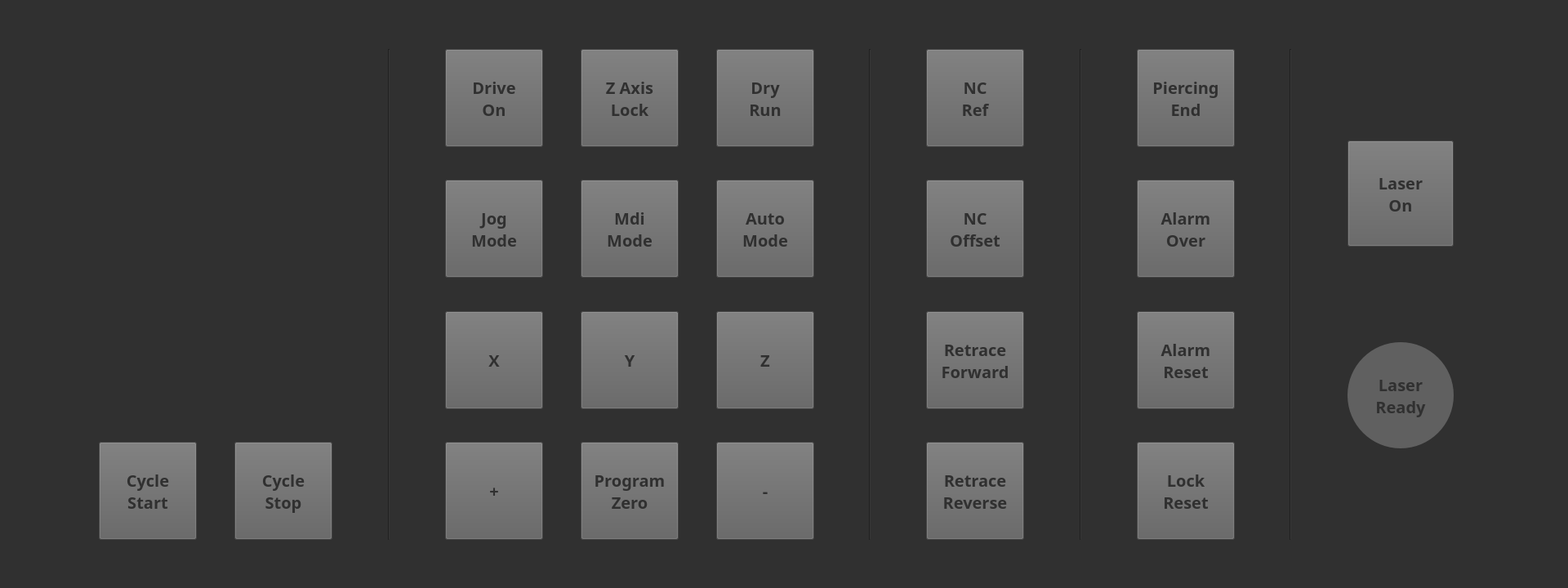
<?xml version="1.0" encoding="UTF-8"?>
<ui version="4.0">
 <author>Rajdeep Das</author>
 <class>MainWindow</class>
 <widget class="QMainWindow" name="MainWindow">
  <property name="geometry">
   <rect>
    <x>0</x>
    <y>0</y>
    <width>1920</width>
    <height>720</height>
   </rect>
  </property>
  <property name="sizePolicy">
   <sizepolicy hsizetype="Preferred" vsizetype="Preferred">
    <horstretch>0</horstretch>
    <verstretch>0</verstretch>
   </sizepolicy>
  </property>
  <property name="minimumSize">
   <size>
    <width>1920</width>
    <height>720</height>
   </size>
  </property>
  <property name="maximumSize">
   <size>
    <width>1920</width>
    <height>720</height>
   </size>
  </property>
  <property name="font">
   <font>
    <pointsize>8</pointsize>
    <bold>false</bold>
   </font>
  </property>
  <property name="windowTitle">
   <string>Machine Control Panel</string>
  </property>
  <property name="styleSheet">
   <string notr="true">background-color: rgb(48, 48, 48);</string>
  </property>
  <widget class="QWidget" name="centralwidget">
   <widget class="QWidget" name="layoutWidget">
    <property name="geometry">
     <rect>
      <x>60</x>
      <y>60</y>
      <width>1781</width>
      <height>601</height>
     </rect>
    </property>
    <layout class="QHBoxLayout" name="horizontalLayout">
     <item>
      <spacer name="horizontalSpacer">
       <property name="orientation">
        <enum>Qt::Horizontal</enum>
       </property>
       <property name="sizeHint" stdset="0">
        <size>
         <width>40</width>
         <height>20</height>
        </size>
       </property>
      </spacer>
     </item>
     <item>
      <layout class="QVBoxLayout" name="verticalLayout">
       <item>
        <widget class="QLabel" name="proteck_logo_2">
         <property name="maximumSize">
          <size>
           <width>300</width>
           <height>100</height>
          </size>
         </property>
         <property name="text">
          <string/>
         </property>
         <property name="pixmap">
          <pixmap>images/proteck.png</pixmap>
         </property>
         <property name="scaledContents">
          <bool>true</bool>
         </property>
        </widget>
       </item>
       <item>
        <spacer name="verticalSpacer_13">
         <property name="orientation">
          <enum>Qt::Vertical</enum>
         </property>
         <property name="sizeHint" stdset="0">
          <size>
           <width>20</width>
           <height>40</height>
          </size>
         </property>
        </spacer>
       </item>
       <item>
        <widget class="QLabel" name="label_2">
         <property name="maximumSize">
          <size>
           <width>280</width>
           <height>40</height>
          </size>
         </property>
         <property name="text">
          <string/>
         </property>
         <property name="pixmap">
          <pixmap>images/prolaser dyna.png</pixmap>
         </property>
         <property name="scaledContents">
          <bool>true</bool>
         </property>
        </widget>
       </item>
       <item>
        <spacer name="verticalSpacer_16">
         <property name="orientation">
          <enum>Qt::Vertical</enum>
         </property>
         <property name="sizeHint" stdset="0">
          <size>
           <width>20</width>
           <height>40</height>
          </size>
         </property>
        </spacer>
       </item>
       <item>
        <spacer name="verticalSpacer_12">
         <property name="orientation">
          <enum>Qt::Vertical</enum>
         </property>
         <property name="sizeHint" stdset="0">
          <size>
           <width>20</width>
           <height>40</height>
          </size>
         </property>
        </spacer>
       </item>
       <item>
        <spacer name="verticalSpacer_15">
         <property name="orientation">
          <enum>Qt::Vertical</enum>
         </property>
         <property name="sizeHint" stdset="0">
          <size>
           <width>20</width>
           <height>40</height>
          </size>
         </property>
        </spacer>
       </item>
       <item>
        <spacer name="verticalSpacer">
         <property name="orientation">
          <enum>Qt::Vertical</enum>
         </property>
         <property name="sizeHint" stdset="0">
          <size>
           <width>20</width>
           <height>40</height>
          </size>
         </property>
        </spacer>
       </item>
       <item>
        <layout class="QHBoxLayout" name="horizontalLayout_3">
         <item>
          <widget class="QPushButton" name="cycleStartButton">
           <property name="minimumSize">
            <size>
             <width>120</width>
             <height>120</height>
            </size>
           </property>
           <property name="maximumSize">
            <size>
             <width>120</width>
             <height>120</height>
            </size>
           </property>
           <property name="font">
            <font>
             <family>Century Gothic</family>
             <pointsize>15</pointsize>
             <bold>true</bold>
            </font>
           </property>
           <property name="styleSheet">
            <string notr="true">background-color: rgb(96, 96, 96);
color: rgb(48, 48, 48);</string>
           </property>
           <property name="text">
            <string>Cycle
Start</string>
           </property>
           <property name="iconSize">
            <size>
             <width>120</width>
             <height>120</height>
            </size>
           </property>
           <property name="checkable">
            <bool>false</bool>
           </property>
           <property name="flat">
            <bool>false</bool>
           </property>
          </widget>
         </item>
         <item>
          <spacer name="horizontalSpacer_2">
           <property name="orientation">
            <enum>Qt::Horizontal</enum>
           </property>
           <property name="sizeHint" stdset="0">
            <size>
             <width>40</width>
             <height>20</height>
            </size>
           </property>
          </spacer>
         </item>
         <item>
          <widget class="QPushButton" name="cycleStopButton">
           <property name="minimumSize">
            <size>
             <width>120</width>
             <height>120</height>
            </size>
           </property>
           <property name="maximumSize">
            <size>
             <width>120</width>
             <height>120</height>
            </size>
           </property>
           <property name="font">
            <font>
             <family>Century Gothic</family>
             <pointsize>15</pointsize>
             <bold>true</bold>
            </font>
           </property>
           <property name="styleSheet">
            <string notr="true">background-color: rgb(96, 96, 96);
color: rgb(48, 48, 48);</string>
           </property>
           <property name="text">
            <string>Cycle
Stop</string>
           </property>
           <property name="iconSize">
            <size>
             <width>120</width>
             <height>120</height>
            </size>
           </property>
           <property name="checkable">
            <bool>false</bool>
           </property>
           <property name="flat">
            <bool>false</bool>
           </property>
          </widget>
         </item>
        </layout>
       </item>
      </layout>
     </item>
     <item>
      <spacer name="horizontalSpacer_10">
       <property name="orientation">
        <enum>Qt::Horizontal</enum>
       </property>
       <property name="sizeHint" stdset="0">
        <size>
         <width>40</width>
         <height>20</height>
        </size>
       </property>
      </spacer>
     </item>
     <item>
      <widget class="Line" name="line">
       <property name="font">
        <font>
         <pointsize>12</pointsize>
         <italic>true</italic>
         <bold>false</bold>
        </font>
       </property>
       <property name="orientation">
        <enum>Qt::Vertical</enum>
       </property>
      </widget>
     </item>
     <item>
      <spacer name="horizontalSpacer_6">
       <property name="orientation">
        <enum>Qt::Horizontal</enum>
       </property>
       <property name="sizeHint" stdset="0">
        <size>
         <width>40</width>
         <height>20</height>
        </size>
       </property>
      </spacer>
     </item>
     <item>
      <layout class="QGridLayout" name="gridLayout_2">
       <item row="4" column="0">
        <widget class="QPushButton" name="xButton">
         <property name="minimumSize">
          <size>
           <width>120</width>
           <height>120</height>
          </size>
         </property>
         <property name="maximumSize">
          <size>
           <width>120</width>
           <height>120</height>
          </size>
         </property>
         <property name="font">
          <font>
           <family>Century Gothic</family>
           <pointsize>15</pointsize>
           <bold>true</bold>
          </font>
         </property>
         <property name="autoFillBackground">
          <bool>false</bool>
         </property>
         <property name="styleSheet">
          <string notr="true">background-color: rgb(96, 96, 96);
color: rgb(48, 48, 48);</string>
         </property>
         <property name="text">
          <string>X</string>
         </property>
         <property name="iconSize">
          <size>
           <width>120</width>
           <height>120</height>
          </size>
         </property>
         <property name="checkable">
          <bool>false</bool>
         </property>
         <property name="checked">
          <bool>false</bool>
         </property>
         <property name="flat">
          <bool>false</bool>
         </property>
        </widget>
       </item>
       <item row="2" column="2">
        <widget class="QPushButton" name="mdiButton">
         <property name="minimumSize">
          <size>
           <width>120</width>
           <height>120</height>
          </size>
         </property>
         <property name="maximumSize">
          <size>
           <width>120</width>
           <height>120</height>
          </size>
         </property>
         <property name="font">
          <font>
           <family>Century Gothic</family>
           <pointsize>15</pointsize>
           <bold>true</bold>
          </font>
         </property>
         <property name="autoFillBackground">
          <bool>false</bool>
         </property>
         <property name="styleSheet">
          <string notr="true">background-color: rgb(96, 96, 96);
color: rgb(48, 48, 48);</string>
         </property>
         <property name="text">
          <string>Mdi
Mode</string>
         </property>
         <property name="iconSize">
          <size>
           <width>120</width>
           <height>120</height>
          </size>
         </property>
         <property name="checkable">
          <bool>false</bool>
         </property>
         <property name="checked">
          <bool>false</bool>
         </property>
         <property name="flat">
          <bool>false</bool>
         </property>
        </widget>
       </item>
       <item row="1" column="0">
        <spacer name="verticalSpacer_3">
         <property name="orientation">
          <enum>Qt::Vertical</enum>
         </property>
         <property name="sizeHint" stdset="0">
          <size>
           <width>20</width>
           <height>40</height>
          </size>
         </property>
        </spacer>
       </item>
       <item row="3" column="0">
        <spacer name="verticalSpacer_4">
         <property name="orientation">
          <enum>Qt::Vertical</enum>
         </property>
         <property name="sizeHint" stdset="0">
          <size>
           <width>20</width>
           <height>40</height>
          </size>
         </property>
        </spacer>
       </item>
       <item row="2" column="0">
        <widget class="QPushButton" name="jogButton">
         <property name="minimumSize">
          <size>
           <width>120</width>
           <height>120</height>
          </size>
         </property>
         <property name="maximumSize">
          <size>
           <width>120</width>
           <height>120</height>
          </size>
         </property>
         <property name="font">
          <font>
           <family>Century Gothic</family>
           <pointsize>15</pointsize>
           <bold>true</bold>
          </font>
         </property>
         <property name="autoFillBackground">
          <bool>false</bool>
         </property>
         <property name="styleSheet">
          <string notr="true">background-color: rgb(96, 96, 96);
color: rgb(48, 48, 48);</string>
         </property>
         <property name="text">
          <string>Jog
Mode</string>
         </property>
         <property name="iconSize">
          <size>
           <width>120</width>
           <height>120</height>
          </size>
         </property>
         <property name="checkable">
          <bool>false</bool>
         </property>
         <property name="checked">
          <bool>false</bool>
         </property>
         <property name="flat">
          <bool>false</bool>
         </property>
        </widget>
       </item>
       <item row="0" column="1">
        <spacer name="horizontalSpacer_3">
         <property name="orientation">
          <enum>Qt::Horizontal</enum>
         </property>
         <property name="sizeHint" stdset="0">
          <size>
           <width>40</width>
           <height>20</height>
          </size>
         </property>
        </spacer>
       </item>
       <item row="5" column="0">
        <spacer name="verticalSpacer_5">
         <property name="orientation">
          <enum>Qt::Vertical</enum>
         </property>
         <property name="sizeHint" stdset="0">
          <size>
           <width>20</width>
           <height>40</height>
          </size>
         </property>
        </spacer>
       </item>
       <item row="2" column="4">
        <widget class="QPushButton" name="autoButton">
         <property name="minimumSize">
          <size>
           <width>120</width>
           <height>120</height>
          </size>
         </property>
         <property name="maximumSize">
          <size>
           <width>120</width>
           <height>120</height>
          </size>
         </property>
         <property name="font">
          <font>
           <family>Century Gothic</family>
           <pointsize>15</pointsize>
           <bold>true</bold>
          </font>
         </property>
         <property name="autoFillBackground">
          <bool>false</bool>
         </property>
         <property name="styleSheet">
          <string notr="true">background-color: rgb(96, 96, 96);
color: rgb(48, 48, 48);</string>
         </property>
         <property name="text">
          <string>Auto
Mode</string>
         </property>
         <property name="iconSize">
          <size>
           <width>120</width>
           <height>120</height>
          </size>
         </property>
         <property name="checkable">
          <bool>false</bool>
         </property>
         <property name="checked">
          <bool>false</bool>
         </property>
         <property name="flat">
          <bool>false</bool>
         </property>
        </widget>
       </item>
       <item row="6" column="0">
        <widget class="QPushButton" name="plusButton">
         <property name="minimumSize">
          <size>
           <width>120</width>
           <height>120</height>
          </size>
         </property>
         <property name="maximumSize">
          <size>
           <width>120</width>
           <height>120</height>
          </size>
         </property>
         <property name="font">
          <font>
           <family>Century Gothic</family>
           <pointsize>15</pointsize>
           <bold>true</bold>
          </font>
         </property>
         <property name="autoFillBackground">
          <bool>false</bool>
         </property>
         <property name="styleSheet">
          <string notr="true">background-color: rgb(96, 96, 96);
color: rgb(48, 48, 48);</string>
         </property>
         <property name="text">
          <string>+</string>
         </property>
         <property name="iconSize">
          <size>
           <width>120</width>
           <height>120</height>
          </size>
         </property>
         <property name="checkable">
          <bool>false</bool>
         </property>
         <property name="checked">
          <bool>false</bool>
         </property>
         <property name="flat">
          <bool>false</bool>
         </property>
        </widget>
       </item>
       <item row="0" column="3">
        <spacer name="horizontalSpacer_4">
         <property name="orientation">
          <enum>Qt::Horizontal</enum>
         </property>
         <property name="sizeHint" stdset="0">
          <size>
           <width>40</width>
           <height>20</height>
          </size>
         </property>
        </spacer>
       </item>
       <item row="0" column="4">
        <widget class="QPushButton" name="dryRunButton">
         <property name="minimumSize">
          <size>
           <width>120</width>
           <height>120</height>
          </size>
         </property>
         <property name="maximumSize">
          <size>
           <width>120</width>
           <height>120</height>
          </size>
         </property>
         <property name="font">
          <font>
           <family>Century Gothic</family>
           <pointsize>15</pointsize>
           <bold>true</bold>
          </font>
         </property>
         <property name="autoFillBackground">
          <bool>false</bool>
         </property>
         <property name="styleSheet">
          <string notr="true">background-color: rgb(96, 96, 96);
color: rgb(48, 48, 48);</string>
         </property>
         <property name="text">
          <string>Dry
Run</string>
         </property>
         <property name="iconSize">
          <size>
           <width>120</width>
           <height>120</height>
          </size>
         </property>
         <property name="checkable">
          <bool>false</bool>
         </property>
         <property name="checked">
          <bool>false</bool>
         </property>
         <property name="flat">
          <bool>false</bool>
         </property>
        </widget>
       </item>
       <item row="4" column="4">
        <widget class="QPushButton" name="zButton">
         <property name="minimumSize">
          <size>
           <width>120</width>
           <height>120</height>
          </size>
         </property>
         <property name="maximumSize">
          <size>
           <width>120</width>
           <height>120</height>
          </size>
         </property>
         <property name="font">
          <font>
           <family>Century Gothic</family>
           <pointsize>15</pointsize>
           <bold>true</bold>
          </font>
         </property>
         <property name="autoFillBackground">
          <bool>false</bool>
         </property>
         <property name="styleSheet">
          <string notr="true">background-color: rgb(96, 96, 96);
color: rgb(48, 48, 48);</string>
         </property>
         <property name="text">
          <string>Z</string>
         </property>
         <property name="iconSize">
          <size>
           <width>120</width>
           <height>120</height>
          </size>
         </property>
         <property name="checkable">
          <bool>false</bool>
         </property>
         <property name="checked">
          <bool>false</bool>
         </property>
         <property name="flat">
          <bool>false</bool>
         </property>
        </widget>
       </item>
       <item row="6" column="4">
        <widget class="QPushButton" name="minusButton">
         <property name="minimumSize">
          <size>
           <width>120</width>
           <height>120</height>
          </size>
         </property>
         <property name="maximumSize">
          <size>
           <width>120</width>
           <height>120</height>
          </size>
         </property>
         <property name="font">
          <font>
           <family>Century Gothic</family>
           <pointsize>15</pointsize>
           <bold>true</bold>
          </font>
         </property>
         <property name="autoFillBackground">
          <bool>false</bool>
         </property>
         <property name="styleSheet">
          <string notr="true">background-color: rgb(96, 96, 96);
color: rgb(48, 48, 48);</string>
         </property>
         <property name="text">
          <string>-</string>
         </property>
         <property name="iconSize">
          <size>
           <width>120</width>
           <height>120</height>
          </size>
         </property>
         <property name="checkable">
          <bool>false</bool>
         </property>
         <property name="checked">
          <bool>false</bool>
         </property>
         <property name="flat">
          <bool>false</bool>
         </property>
        </widget>
       </item>
       <item row="6" column="2">
        <widget class="QPushButton" name="vvvButton">
         <property name="minimumSize">
          <size>
           <width>120</width>
           <height>120</height>
          </size>
         </property>
         <property name="maximumSize">
          <size>
           <width>120</width>
           <height>120</height>
          </size>
         </property>
         <property name="font">
          <font>
           <family>Century Gothic</family>
           <pointsize>15</pointsize>
           <bold>true</bold>
          </font>
         </property>
         <property name="autoFillBackground">
          <bool>false</bool>
         </property>
         <property name="styleSheet">
          <string notr="true">background-color: rgb(96, 96, 96);
color: rgb(48, 48, 48);</string>
         </property>
         <property name="text">
          <string>Program
Zero</string>
         </property>
         <property name="iconSize">
          <size>
           <width>120</width>
           <height>120</height>
          </size>
         </property>
         <property name="checkable">
          <bool>false</bool>
         </property>
         <property name="checked">
          <bool>false</bool>
         </property>
         <property name="flat">
          <bool>false</bool>
         </property>
        </widget>
       </item>
       <item row="4" column="2">
        <widget class="QPushButton" name="yButton">
         <property name="minimumSize">
          <size>
           <width>120</width>
           <height>120</height>
          </size>
         </property>
         <property name="maximumSize">
          <size>
           <width>120</width>
           <height>120</height>
          </size>
         </property>
         <property name="font">
          <font>
           <family>Century Gothic</family>
           <pointsize>15</pointsize>
           <bold>true</bold>
          </font>
         </property>
         <property name="autoFillBackground">
          <bool>false</bool>
         </property>
         <property name="styleSheet">
          <string notr="true">background-color: rgb(96, 96, 96);
color: rgb(48, 48, 48);</string>
         </property>
         <property name="text">
          <string>Y</string>
         </property>
         <property name="iconSize">
          <size>
           <width>120</width>
           <height>120</height>
          </size>
         </property>
         <property name="checkable">
          <bool>false</bool>
         </property>
         <property name="checked">
          <bool>false</bool>
         </property>
         <property name="flat">
          <bool>false</bool>
         </property>
        </widget>
       </item>
       <item row="0" column="2">
        <widget class="QPushButton" name="zLockButton">
         <property name="minimumSize">
          <size>
           <width>120</width>
           <height>120</height>
          </size>
         </property>
         <property name="maximumSize">
          <size>
           <width>120</width>
           <height>120</height>
          </size>
         </property>
         <property name="font">
          <font>
           <family>Century Gothic</family>
           <pointsize>15</pointsize>
           <bold>true</bold>
          </font>
         </property>
         <property name="autoFillBackground">
          <bool>false</bool>
         </property>
         <property name="styleSheet">
          <string notr="true">background-color: rgb(96, 96, 96);
color: rgb(48, 48, 48);</string>
         </property>
         <property name="text">
          <string>Z Axis
Lock</string>
         </property>
         <property name="iconSize">
          <size>
           <width>120</width>
           <height>120</height>
          </size>
         </property>
         <property name="checkable">
          <bool>false</bool>
         </property>
         <property name="checked">
          <bool>false</bool>
         </property>
         <property name="flat">
          <bool>false</bool>
         </property>
        </widget>
       </item>
       <item row="0" column="0">
        <widget class="QPushButton" name="drvButton">
         <property name="minimumSize">
          <size>
           <width>120</width>
           <height>120</height>
          </size>
         </property>
         <property name="maximumSize">
          <size>
           <width>120</width>
           <height>120</height>
          </size>
         </property>
         <property name="font">
          <font>
           <family>Century Gothic</family>
           <pointsize>15</pointsize>
           <bold>true</bold>
          </font>
         </property>
         <property name="autoFillBackground">
          <bool>false</bool>
         </property>
         <property name="styleSheet">
          <string notr="true">background-color: rgb(96, 96, 96);
color: rgb(48, 48, 48);</string>
         </property>
         <property name="text">
          <string>Drive
On</string>
         </property>
         <property name="iconSize">
          <size>
           <width>120</width>
           <height>120</height>
          </size>
         </property>
         <property name="checkable">
          <bool>false</bool>
         </property>
         <property name="checked">
          <bool>false</bool>
         </property>
         <property name="flat">
          <bool>false</bool>
         </property>
        </widget>
       </item>
      </layout>
     </item>
     <item>
      <spacer name="horizontalSpacer_7">
       <property name="orientation">
        <enum>Qt::Horizontal</enum>
       </property>
       <property name="sizeHint" stdset="0">
        <size>
         <width>40</width>
         <height>20</height>
        </size>
       </property>
      </spacer>
     </item>
     <item>
      <widget class="Line" name="line_2">
       <property name="font">
        <font>
         <pointsize>12</pointsize>
         <italic>true</italic>
         <bold>false</bold>
        </font>
       </property>
       <property name="orientation">
        <enum>Qt::Vertical</enum>
       </property>
      </widget>
     </item>
     <item>
      <spacer name="horizontalSpacer_12">
       <property name="orientation">
        <enum>Qt::Horizontal</enum>
       </property>
       <property name="sizeHint" stdset="0">
        <size>
         <width>40</width>
         <height>20</height>
        </size>
       </property>
      </spacer>
     </item>
     <item>
      <layout class="QGridLayout" name="gridLayout_3">
       <item row="0" column="0">
        <widget class="QPushButton" name="ncRefButton">
         <property name="minimumSize">
          <size>
           <width>120</width>
           <height>120</height>
          </size>
         </property>
         <property name="maximumSize">
          <size>
           <width>120</width>
           <height>120</height>
          </size>
         </property>
         <property name="font">
          <font>
           <family>Century Gothic</family>
           <pointsize>15</pointsize>
           <bold>true</bold>
          </font>
         </property>
         <property name="autoFillBackground">
          <bool>false</bool>
         </property>
         <property name="styleSheet">
          <string notr="true">background-color: rgb(96, 96, 96);
color: rgb(48, 48, 48);</string>
         </property>
         <property name="text">
          <string>NC
Ref</string>
         </property>
         <property name="iconSize">
          <size>
           <width>120</width>
           <height>120</height>
          </size>
         </property>
         <property name="checkable">
          <bool>false</bool>
         </property>
         <property name="checked">
          <bool>false</bool>
         </property>
         <property name="flat">
          <bool>false</bool>
         </property>
        </widget>
       </item>
       <item row="2" column="0">
        <widget class="QPushButton" name="ncOffsetButton">
         <property name="minimumSize">
          <size>
           <width>120</width>
           <height>120</height>
          </size>
         </property>
         <property name="maximumSize">
          <size>
           <width>120</width>
           <height>120</height>
          </size>
         </property>
         <property name="font">
          <font>
           <family>Century Gothic</family>
           <pointsize>15</pointsize>
           <bold>true</bold>
          </font>
         </property>
         <property name="autoFillBackground">
          <bool>false</bool>
         </property>
         <property name="styleSheet">
          <string notr="true">background-color: rgb(96, 96, 96);
color: rgb(48, 48, 48);</string>
         </property>
         <property name="text">
          <string>NC
Offset</string>
         </property>
         <property name="iconSize">
          <size>
           <width>120</width>
           <height>120</height>
          </size>
         </property>
         <property name="checkable">
          <bool>false</bool>
         </property>
         <property name="checked">
          <bool>false</bool>
         </property>
         <property name="flat">
          <bool>false</bool>
         </property>
        </widget>
       </item>
       <item row="3" column="0">
        <spacer name="verticalSpacer_7">
         <property name="orientation">
          <enum>Qt::Vertical</enum>
         </property>
         <property name="sizeHint" stdset="0">
          <size>
           <width>20</width>
           <height>40</height>
          </size>
         </property>
        </spacer>
       </item>
       <item row="6" column="0">
        <widget class="QPushButton" name="retRevButton">
         <property name="minimumSize">
          <size>
           <width>120</width>
           <height>120</height>
          </size>
         </property>
         <property name="maximumSize">
          <size>
           <width>120</width>
           <height>120</height>
          </size>
         </property>
         <property name="font">
          <font>
           <family>Century Gothic</family>
           <pointsize>15</pointsize>
           <bold>true</bold>
          </font>
         </property>
         <property name="autoFillBackground">
          <bool>false</bool>
         </property>
         <property name="styleSheet">
          <string notr="true">background-color: rgb(96, 96, 96);
color: rgb(48, 48, 48);</string>
         </property>
         <property name="text">
          <string>Retrace
Reverse</string>
         </property>
         <property name="iconSize">
          <size>
           <width>120</width>
           <height>120</height>
          </size>
         </property>
         <property name="checkable">
          <bool>false</bool>
         </property>
         <property name="checked">
          <bool>false</bool>
         </property>
         <property name="flat">
          <bool>false</bool>
         </property>
        </widget>
       </item>
       <item row="4" column="0">
        <widget class="QPushButton" name="retForButton">
         <property name="minimumSize">
          <size>
           <width>120</width>
           <height>120</height>
          </size>
         </property>
         <property name="maximumSize">
          <size>
           <width>120</width>
           <height>120</height>
          </size>
         </property>
         <property name="font">
          <font>
           <family>Century Gothic</family>
           <pointsize>15</pointsize>
           <bold>true</bold>
          </font>
         </property>
         <property name="autoFillBackground">
          <bool>false</bool>
         </property>
         <property name="styleSheet">
          <string notr="true">background-color: rgb(96, 96, 96);
color: rgb(48, 48, 48);</string>
         </property>
         <property name="text">
          <string>Retrace
Forward</string>
         </property>
         <property name="iconSize">
          <size>
           <width>120</width>
           <height>120</height>
          </size>
         </property>
         <property name="checkable">
          <bool>false</bool>
         </property>
         <property name="checked">
          <bool>false</bool>
         </property>
         <property name="flat">
          <bool>false</bool>
         </property>
        </widget>
       </item>
       <item row="5" column="0">
        <spacer name="verticalSpacer_8">
         <property name="orientation">
          <enum>Qt::Vertical</enum>
         </property>
         <property name="sizeHint" stdset="0">
          <size>
           <width>20</width>
           <height>40</height>
          </size>
         </property>
        </spacer>
       </item>
       <item row="1" column="0">
        <spacer name="verticalSpacer_6">
         <property name="orientation">
          <enum>Qt::Vertical</enum>
         </property>
         <property name="sizeHint" stdset="0">
          <size>
           <width>20</width>
           <height>40</height>
          </size>
         </property>
        </spacer>
       </item>
      </layout>
     </item>
     <item>
      <spacer name="horizontalSpacer_8">
       <property name="orientation">
        <enum>Qt::Horizontal</enum>
       </property>
       <property name="sizeHint" stdset="0">
        <size>
         <width>40</width>
         <height>20</height>
        </size>
       </property>
      </spacer>
     </item>
     <item>
      <widget class="Line" name="line_3">
       <property name="font">
        <font>
         <pointsize>12</pointsize>
         <italic>true</italic>
         <bold>false</bold>
        </font>
       </property>
       <property name="orientation">
        <enum>Qt::Vertical</enum>
       </property>
      </widget>
     </item>
     <item>
      <spacer name="horizontalSpacer_13">
       <property name="orientation">
        <enum>Qt::Horizontal</enum>
       </property>
       <property name="sizeHint" stdset="0">
        <size>
         <width>40</width>
         <height>20</height>
        </size>
       </property>
      </spacer>
     </item>
     <item>
      <layout class="QGridLayout" name="gridLayout_4">
       <item row="5" column="0">
        <spacer name="verticalSpacer_11">
         <property name="orientation">
          <enum>Qt::Vertical</enum>
         </property>
         <property name="sizeHint" stdset="0">
          <size>
           <width>20</width>
           <height>40</height>
          </size>
         </property>
        </spacer>
       </item>
       <item row="3" column="0">
        <spacer name="verticalSpacer_10">
         <property name="orientation">
          <enum>Qt::Vertical</enum>
         </property>
         <property name="sizeHint" stdset="0">
          <size>
           <width>20</width>
           <height>40</height>
          </size>
         </property>
        </spacer>
       </item>
       <item row="1" column="0">
        <spacer name="verticalSpacer_9">
         <property name="orientation">
          <enum>Qt::Vertical</enum>
         </property>
         <property name="sizeHint" stdset="0">
          <size>
           <width>20</width>
           <height>40</height>
          </size>
         </property>
        </spacer>
       </item>
       <item row="6" column="0">
        <widget class="QPushButton" name="lockRstButton">
         <property name="minimumSize">
          <size>
           <width>120</width>
           <height>120</height>
          </size>
         </property>
         <property name="maximumSize">
          <size>
           <width>120</width>
           <height>120</height>
          </size>
         </property>
         <property name="font">
          <font>
           <family>Century Gothic</family>
           <pointsize>15</pointsize>
           <bold>true</bold>
          </font>
         </property>
         <property name="autoFillBackground">
          <bool>false</bool>
         </property>
         <property name="styleSheet">
          <string notr="true">background-color: rgb(96, 96, 96);
color: rgb(48, 48, 48);</string>
         </property>
         <property name="text">
          <string>Lock
Reset</string>
         </property>
         <property name="iconSize">
          <size>
           <width>120</width>
           <height>120</height>
          </size>
         </property>
         <property name="checkable">
          <bool>false</bool>
         </property>
         <property name="checked">
          <bool>false</bool>
         </property>
         <property name="flat">
          <bool>false</bool>
         </property>
        </widget>
       </item>
       <item row="2" column="0">
        <widget class="QPushButton" name="almOvrButton">
         <property name="minimumSize">
          <size>
           <width>120</width>
           <height>120</height>
          </size>
         </property>
         <property name="maximumSize">
          <size>
           <width>120</width>
           <height>120</height>
          </size>
         </property>
         <property name="font">
          <font>
           <family>Century Gothic</family>
           <pointsize>15</pointsize>
           <bold>true</bold>
          </font>
         </property>
         <property name="autoFillBackground">
          <bool>false</bool>
         </property>
         <property name="styleSheet">
          <string notr="true">background-color: rgb(96, 96, 96);
color: rgb(48, 48, 48);</string>
         </property>
         <property name="text">
          <string>Alarm
Over</string>
         </property>
         <property name="iconSize">
          <size>
           <width>120</width>
           <height>120</height>
          </size>
         </property>
         <property name="checkable">
          <bool>false</bool>
         </property>
         <property name="checked">
          <bool>false</bool>
         </property>
         <property name="flat">
          <bool>false</bool>
         </property>
        </widget>
       </item>
       <item row="0" column="0">
        <widget class="QPushButton" name="prcEndButton">
         <property name="minimumSize">
          <size>
           <width>120</width>
           <height>120</height>
          </size>
         </property>
         <property name="maximumSize">
          <size>
           <width>120</width>
           <height>120</height>
          </size>
         </property>
         <property name="font">
          <font>
           <family>Century Gothic</family>
           <pointsize>15</pointsize>
           <bold>true</bold>
          </font>
         </property>
         <property name="autoFillBackground">
          <bool>false</bool>
         </property>
         <property name="styleSheet">
          <string notr="true">background-color: rgb(96, 96, 96);
color: rgb(48, 48, 48);</string>
         </property>
         <property name="text">
          <string>Piercing
End</string>
         </property>
         <property name="iconSize">
          <size>
           <width>120</width>
           <height>120</height>
          </size>
         </property>
         <property name="checkable">
          <bool>false</bool>
         </property>
         <property name="checked">
          <bool>false</bool>
         </property>
         <property name="flat">
          <bool>false</bool>
         </property>
        </widget>
       </item>
       <item row="4" column="0">
        <widget class="QPushButton" name="almRstButton">
         <property name="minimumSize">
          <size>
           <width>120</width>
           <height>120</height>
          </size>
         </property>
         <property name="maximumSize">
          <size>
           <width>120</width>
           <height>120</height>
          </size>
         </property>
         <property name="font">
          <font>
           <family>Century Gothic</family>
           <pointsize>15</pointsize>
           <bold>true</bold>
          </font>
         </property>
         <property name="autoFillBackground">
          <bool>false</bool>
         </property>
         <property name="styleSheet">
          <string notr="true">background-color: rgb(96, 96, 96);
color: rgb(48, 48, 48);</string>
         </property>
         <property name="text">
          <string>Alarm
Reset</string>
         </property>
         <property name="iconSize">
          <size>
           <width>120</width>
           <height>120</height>
          </size>
         </property>
         <property name="checkable">
          <bool>false</bool>
         </property>
         <property name="checked">
          <bool>false</bool>
         </property>
         <property name="flat">
          <bool>false</bool>
         </property>
        </widget>
       </item>
      </layout>
     </item>
     <item>
      <spacer name="horizontalSpacer_9">
       <property name="orientation">
        <enum>Qt::Horizontal</enum>
       </property>
       <property name="sizeHint" stdset="0">
        <size>
         <width>40</width>
         <height>20</height>
        </size>
       </property>
      </spacer>
     </item>
     <item>
      <widget class="Line" name="line_4">
       <property name="font">
        <font>
         <pointsize>12</pointsize>
         <italic>true</italic>
         <bold>false</bold>
        </font>
       </property>
       <property name="orientation">
        <enum>Qt::Vertical</enum>
       </property>
      </widget>
     </item>
     <item>
      <spacer name="horizontalSpacer_11">
       <property name="orientation">
        <enum>Qt::Horizontal</enum>
       </property>
       <property name="sizeHint" stdset="0">
        <size>
         <width>40</width>
         <height>20</height>
        </size>
       </property>
      </spacer>
     </item>
     <item>
      <layout class="QGridLayout" name="gridLayout_5">
       <item row="1" column="0">
        <widget class="QPushButton" name="laserOnButton">
         <property name="minimumSize">
          <size>
           <width>130</width>
           <height>130</height>
          </size>
         </property>
         <property name="maximumSize">
          <size>
           <width>130</width>
           <height>130</height>
          </size>
         </property>
         <property name="font">
          <font>
           <family>Century Gothic</family>
           <pointsize>15</pointsize>
           <bold>true</bold>
          </font>
         </property>
         <property name="autoFillBackground">
          <bool>false</bool>
         </property>
         <property name="styleSheet">
          <string notr="true">background-color: rgb(96, 96, 96);
color: rgb(48, 48, 48);</string>
         </property>
         <property name="text">
          <string>Laser
On</string>
         </property>
         <property name="iconSize">
          <size>
           <width>130</width>
           <height>130</height>
          </size>
         </property>
         <property name="checkable">
          <bool>true</bool>
         </property>
         <property name="checked">
          <bool>false</bool>
         </property>
         <property name="flat">
          <bool>false</bool>
         </property>
        </widget>
       </item>
       <item row="4" column="0">
        <spacer name="verticalSpacer_19">
         <property name="orientation">
          <enum>Qt::Vertical</enum>
         </property>
         <property name="sizeHint" stdset="0">
          <size>
           <width>20</width>
           <height>40</height>
          </size>
         </property>
        </spacer>
       </item>
       <item row="0" column="0">
        <spacer name="verticalSpacer_18">
         <property name="orientation">
          <enum>Qt::Vertical</enum>
         </property>
         <property name="sizeHint" stdset="0">
          <size>
           <width>20</width>
           <height>40</height>
          </size>
         </property>
        </spacer>
       </item>
       <item row="2" column="0">
        <spacer name="verticalSpacer_2">
         <property name="orientation">
          <enum>Qt::Vertical</enum>
         </property>
         <property name="sizeHint" stdset="0">
          <size>
           <width>20</width>
           <height>40</height>
          </size>
         </property>
        </spacer>
       </item>
       <item row="3" column="0">
        <widget class="QLabel" name="laserReadyLamp">
         <property name="minimumSize">
          <size>
           <width>130</width>
           <height>130</height>
          </size>
         </property>
         <property name="maximumSize">
          <size>
           <width>130</width>
           <height>130</height>
          </size>
         </property>
         <property name="font">
          <font>
           <family>Century Gothic</family>
           <pointsize>15</pointsize>
           <bold>true</bold>
          </font>
         </property>
         <property name="styleSheet">
          <string notr="true">background-color: rgb(96, 96, 96);
color: rgb(48, 48, 48);
border-radius: 65px;</string>
         </property>
         <property name="text">
          <string>Laser
Ready</string>
         </property>
         <property name="alignment">
          <set>Qt::AlignCenter</set>
         </property>
        </widget>
       </item>
      </layout>
     </item>
     <item>
      <spacer name="horizontalSpacer_5">
       <property name="orientation">
        <enum>Qt::Horizontal</enum>
       </property>
       <property name="sizeHint" stdset="0">
        <size>
         <width>40</width>
         <height>20</height>
        </size>
       </property>
      </spacer>
     </item>
    </layout>
   </widget>
  </widget>
  <widget class="QMenuBar" name="menubar">
   <property name="geometry">
    <rect>
     <x>0</x>
     <y>0</y>
     <width>1920</width>
     <height>22</height>
    </rect>
   </property>
  </widget>
  <widget class="QStatusBar" name="statusbar"/>
 </widget>
 <resources/>
 <connections/>
</ui>
